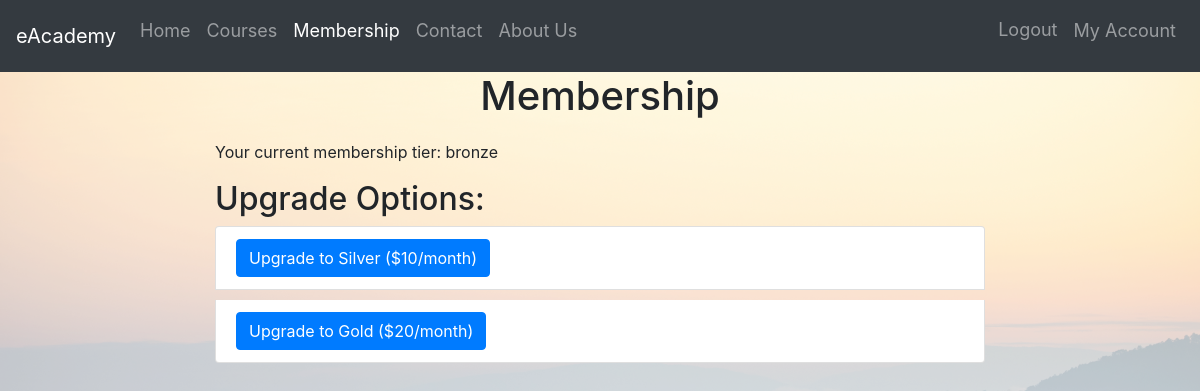
Page /membership/ (signed in) on the earlier database version.
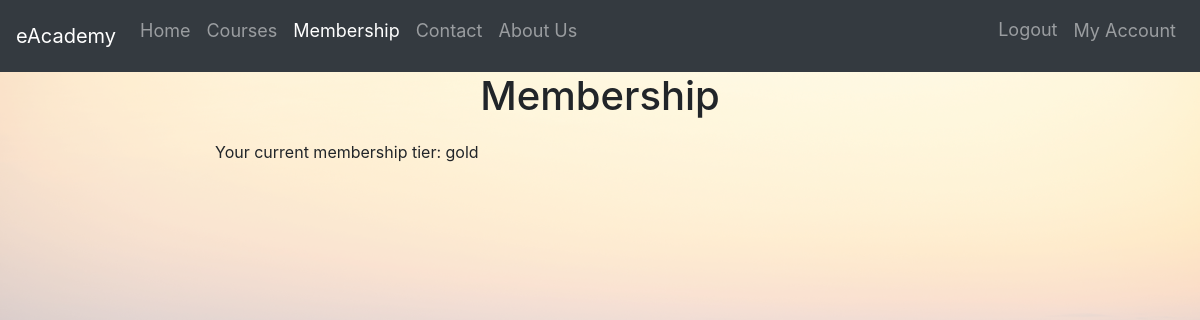
Same page on the later database version.
### eAcademyApp/models.py (models this page shows, shortened)
class Membership(models.Model):
    MEMBERSHIP_CHOICES = [
        ('gold', 'Gold'),
        ('silver', 'Silver'),
        ('bronze', 'Bronze'),
    ]
    user = models.OneToOneField(User, on_delete=models.CASCADE)
    membership_type = models.CharField(max_length=10, choices=MEMBERSHIP_CHOICES, default='bronze')

### eAcademyApp/views.py (the view)
# urls.py: path('membership/', views.membership_view, name='membership'),
@login_required
def membership_view(request):
    try:
        user_membership = Membership.objects.get(user=request.user)
    except Membership.DoesNotExist:
        user_membership = None
    context = {
        'user_membership': user_membership,
    }
    return render(request, 'membership.html', context)

### eAcademyApp/models.py (called while the page is built)
    def isteacher(self):
        return self.user_type == 'professor'

### templates/membership.html (shortened to what this page needs)
{% extends 'base.html' %}
{% block content %}
  <div class="container">
    <h1>Membership</h1>
    {% if user_membership %}
      <p>Your current membership tier: {{ user_membership.membership_type }}</p>
    {% else %}
      <p>You are not currently subscribed to any membership tier.</p>
    {% endif %}
    {% if user_membership and user_membership.membership_type != 'gold' %}
      <h2>Upgrade Options:</h2>
      <ul class="list-group">
        {% if user_membership.membership_type != 'silver' %}
          <li class="list-group-item">
            <form action="{% url 'eAcademyApp:upgrade' 'silver' %}" method="post">
              <button type="submit" class="btn btn-primary">Upgrade to Silver ($10/month)</button>
            </form>
          </li>
        {% endif %}
        <li class="list-group-item">
          <form action="{% url 'eAcademyApp:upgrade' 'gold' %}" method="post">
            <button type="submit" class="btn btn-primary">Upgrade to Gold ($20/month)</button>
          </form>
        </li>
      </ul>
    {% endif %}
  </div>
{% endblock %}

Differences in the rows shown:
changed Membership: membership_type "bronze" → "gold"
Other differences:
text no longer shown: "Upgrade Options: Upgrade to Silver ($10/month) Upgrade to Gold ($20/month)"
